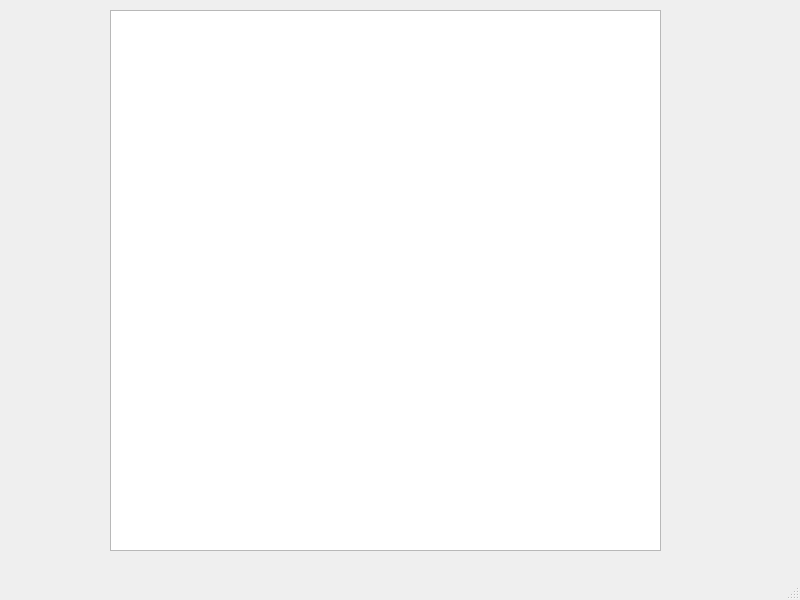
<?xml version="1.0" encoding="UTF-8"?>
<ui version="4.0">
 <class>MainWindow</class>
 <widget class="QMainWindow" name="MainWindow">
  <property name="geometry">
   <rect>
    <x>0</x>
    <y>0</y>
    <width>800</width>
    <height>600</height>
   </rect>
  </property>
  <property name="windowTitle">
   <string>MainWindow</string>
  </property>
  <widget class="QWidget" name="centralwidget">
   <widget class="QTableWidget" name="tableWidget">
    <property name="geometry">
     <rect>
      <x>110</x>
      <y>10</y>
      <width>551</width>
      <height>541</height>
     </rect>
    </property>
   </widget>
  </widget>
  <widget class="QMenuBar" name="menubar">
   <property name="geometry">
    <rect>
     <x>0</x>
     <y>0</y>
     <width>800</width>
     <height>21</height>
    </rect>
   </property>
  </widget>
  <widget class="QStatusBar" name="statusbar"/>
 </widget>
 <resources/>
 <connections/>
</ui>
